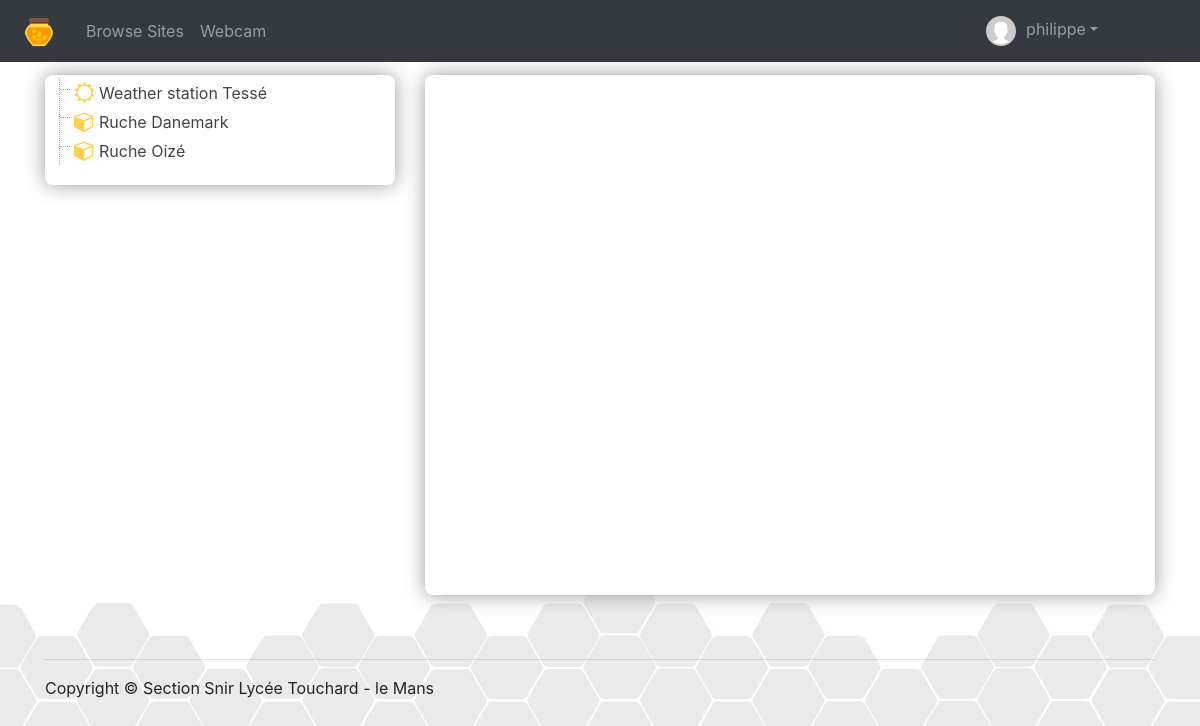
The page /accueil.php (signed in) on the database its author committed.
### tables this page shows
CREATE TABLE IF NOT EXISTS `things` (
`id` int(11) NOT NULL,
  `user_id` int(11) NOT NULL,
  `latitude` decimal(9,6) DEFAULT NULL,
  `longitude` decimal(9,6) DEFAULT NULL,
  `elevation` float DEFAULT NULL,
  `name` varchar(50) NOT NULL,
  `tag` varchar(50) NOT NULL,
  `status` enum('public','private') DEFAULT NULL,
  `local_ip_address` varchar(20) NOT NULL,
  `class` varchar(20) NOT NULL DEFAULT 'objet'
);

### html/accueil.php (the view, shortened to what this page needs)
<!DOCTYPE html>
<html>
	<head>
		<link rel="stylesheet" href="/Ruche/css/bootstrap.min.css" />
		<link rel="stylesheet" href="/Ruche/css/ruche.css" />
		<link rel="stylesheet" href="/Ruche/css/font-awesome.min.css" />
		<link rel="stylesheet" href="/Ruche/css/file-explore.css" />
					<?php
						$bdd = new PDO('mysql:host=' . SERVEUR . ';dbname=' . BASE, UTILISATEUR,PASSE);
						if (!isset($_SESSION['id']))
							$sql = 'SELECT * FROM `things` where status = "public";';
						else if ($_SESSION['id'] != 0)
							$sql = "SELECT * FROM `things` where user_id = ". $_SESSION['id'];
						else
							$sql = "SELECT * FROM `things`";
						?>
	</head>
	<body>
		<?php require_once 'menu.php'; ?>
		<div class="container" style="padding-top: 75px;">
			<div class="row">
				<div class="col-md-4 col-sm-12 col-xs-12">
				<div class="popin" style="margin: 0px; padding : 4px;">
					<ul class="file-tree ">
					<?php
						function listerChannels($bdd, $tags){
							$sql = 'SELECT count(*) as nb FROM `channels` WHERE `tags`='. $bdd->quote($tags);
							if ($bdd->query($sql)->fetchObject()->nb > 0){
								$sql = 'SELECT * FROM `channels` WHERE `tags`='.  $bdd->quote($tags);
								$reponse = $bdd->query($sql);
							}
						}
						try{
							if (!isset($_SESSION['id']))
								$sql = 'SELECT * FROM `things` where status = "public";';
							else if ($_SESSION['id'] != 0)
								$sql = "SELECT * FROM `things` where user_id = ". $_SESSION['id'];
							else
								$sql = "SELECT * FROM `things`";
							$reponse = $bdd->query($sql);
							while ($thing = $reponse->fetchObject()){
									echo '<li class="folder-root ' .$thing->class .'">	<a href="#">' . $thing->name . '</a>';
										listerChannels($bdd, $thing->tag);
									echo '</li>';
							}
						}
						catch (Exception $e){
							echo "erreur BDD";
							die('Erreur : ' . $e->getMessage());
						}
						?>
					</ul>
				</div>
				</div>
				<div class="col-md-8 col-sm-12 col-xs-12">
					<div class="popin" style="margin: 0px;">
					<div  id="map-canvas" style = "height: 500px; width: 100%;" ></div>
					</div>
				</div>
			</div>
		<?php require_once 'piedDePage.php'; ?>
		</div>
	</body>
</html>

### html/css/ruche.css (style rules this page uses)
body { background-image: url(fond.svg); background-repeat: repeat-x; background-repeat-x: repeat; background-repeat-y: no-repeat; background-position: 0 100%; background-position-x: 0px; background-position-y: 100%; -webkit-background-size: auto 230px; background-size: auto 230px; background-attachment: fixed; }
.popin { background-color: #fff; border-radius: 8px; box-shadow: 0 0 20px #999; padding: 10px; margin: 10px; }

### html/css/file-explore.css (style rules this page uses)
.file-list, .file-list ul { list-style-type: none; font-size:1em; line-height:1.8em; margin-left:10px; padding-left:14px; border-left:1px dotted #aaa; }
.file-list li { position: relative; padding-left:25px; }
.file-list li a { text-decoration: none; color:#444; }
.file-list li a:before { display:block; content: " "; width:10px; height:1px; position:absolute; border-bottom:1px dotted #aaa; top:.6em; left:-14px; }
.file-list li:before { list-style-type: none; font-family: FontAwesome; display:block; content:'\f1fe'; position:absolute; top:0px; left:0px; width:20px; height:20px; font-size:1.3em; color:#555; }
.file-list .folder-root { list-style-type: none; }
.file-list .folder-root a { text-decoration:none; }
.file-list .weather:before { color:#FFD04E; content: "\f185"; }
.file-list .objet:before { color:#FFD04E; content: "\f1b2"; }

### rows shown on the page
things: name "Weather station Tessé"
things: name "Ruche Danemark"
things: name "Ruche Oizé"

### other values the page prints
$_SESSION['login'] "philippe"
